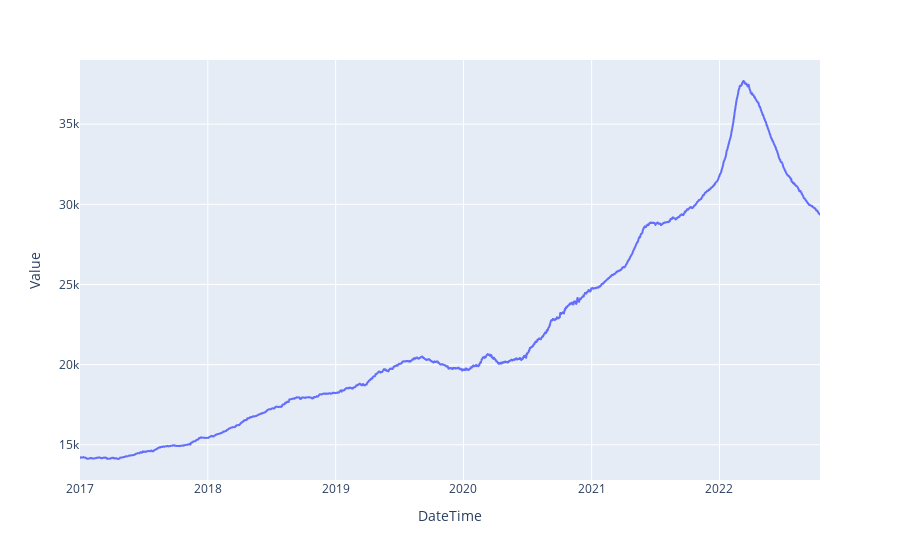

Notebook cell for this chart:
### Code cell
# Data visualization
plt.figure(figsize=(60,30))
fig = px.line(rolex, x="DateTime", y="Value")
fig.show()

### Figure 1 — Plotly figure (JSON) as saved in the notebook; plotly's stock layout.template omitted (floating-point values rounded to 4 significant figures; data arrays with more than 128 entries replaced by an {"elided": "..."} marker saying what was removed)
{"data": [{"hovertemplate": "DateTime=%{x}<br>Value=%{y}<extra></extra>", "legendgroup": "", "line": {"color": "#636efa", "dash": "solid"}, "marker": {"symbol": "circle"}, "mode": "lines", "name": "", "showlegend": false, "type": "scattergl", "x": {"elided": "2114 str values"}, "xaxis": "x", "y": {"elided": "2114 int values"}, "yaxis": "y"}], "layout": {"legend": {"tracegroupgap": 0}, "margin": {"t": 60}, "xaxis": {"anchor": "y", "domain": [0, 1], "title": {"text": "DateTime"}}, "yaxis": {"anchor": "x", "domain": [0, 1], "title": {"text": "Value"}}}}
